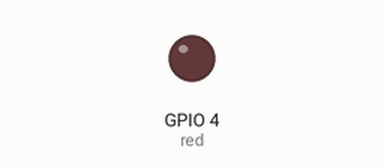
A program run on a simulated ESP32. Parts: output pins drawn as LEDs (lit = HIGH).

Above: at 0.05 s.
At 2.05 s:
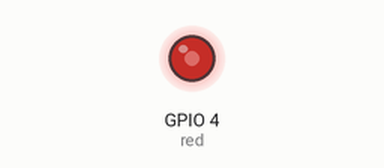
At 4.0 s:
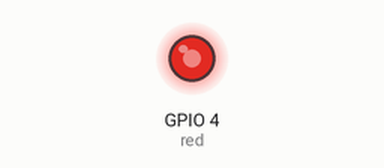
At 8.0 s:
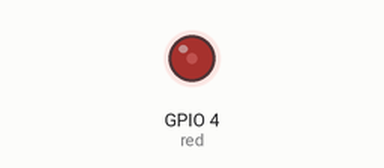
Timing chart, 0 to 11.7 s (numbered marks = the images above):
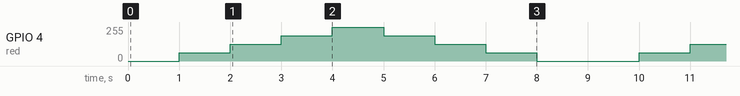

The program:

main.cpp
```cpp
#include <Arduino.h>
#define red 4
#define p_freq 5000
#define p_ch 0
#define p_res 8
uint8_t ui8dc;
void setup() {
  ledcSetup(p_ch,p_freq,p_res);
  ledcAttachPin(red,p_ch);
  // put your setup code here, to run once:
}

void loop() {
  ui8dc=map(0,0,100,0,255);
  ledcWrite(p_ch,ui8dc);
  delay(1000);
  ui8dc=map(25,0,100,0,255);
  ledcWrite(p_ch,ui8dc);
  delay(1000);
  ui8dc=map(50,0,100,0,255);
  ledcWrite(p_ch,ui8dc);
  delay(1000);
  ui8dc=map(75,0,100,0,255);
  ledcWrite(p_ch,ui8dc);
  delay(1000);
  ui8dc=map(100,0,100,0,255);
  ledcWrite(p_ch,ui8dc);
  delay(1000);
   ui8dc=map(75,0,100,0,255);
  ledcWrite(p_ch,ui8dc);
  delay(1000);
  ui8dc=map(50,0,100,0,255);
  ledcWrite(p_ch,ui8dc);
  delay(1000);
  ui8dc=map(25,0,100,0,255);
  ledcWrite(p_ch,ui8dc);
  delay(1000);
  ui8dc=map(0,0,100,0,255);
  ledcWrite(p_ch,ui8dc);
  delay(1000);

  // put your main code here, to run repeatedly:
}
```

Measured:
- by itself, GPIO 4 (red): repeats every 9.0 s: 127/255 1.0 s, 190/255 1.0 s, 255/255 1.0 s, 190/255 1.0 s, 127/255 1.0 s, 63/255 1.0 s, 0/255 2.0 s, 63/255 1.0 s
